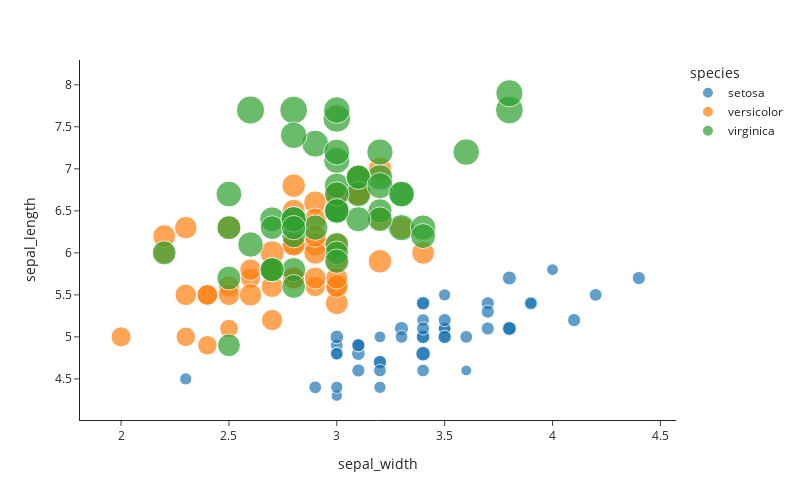

The cell this chart's notebook holds for it:
### Markdown cell above
6. There is one more property left that we didn't include into the plot so far. Include the `petal_width` to be shown as well when hovering over the data points:

### Code cell
px.scatter(
    df,
    x="sepal_width",
    y="sepal_length",
    color="species",
    size="petal_length",
    hover_data=["sepal_width", "petal_length"],  # list of column names to be displayed when hovering over data points, additional to those already shown
    template="simple_white",
    width=800,
    height=500,
)

### Figure 1 — Plotly figure (JSON) as saved in the notebook; plotly's stock layout.template omitted (floating-point values rounded to 4 significant figures)
{"data": [{"customdata": [[1.4], [1.4], [1.3], [1.5], [1.4], [1.7], [1.4], [1.5], [1.4], [1.5], [1.5], [1.6], [1.4], [1.1], [1.2], [1.5], [1.3], [1.4], [1.7], [1.5], [1.7], [1.5], [1.0], [1.7], [1.9], [1.6], [1.6], [1.5], [1.4], [1.6], [1.6], [1.5], [1.5], [1.4], [1.5], [1.2], [1.3], [1.5], [1.3], [1.5], [1.3], [1.3], [1.3], [1.6], [1.9], [1.4], [1.6], [1.4], [1.5], [1.4]], "hovertemplate": "species=setosa<br>sepal_width=%{x}<br>sepal_length=%{y}<br>petal_length=%{customdata[0]}<extra></extra>", "legendgroup": "setosa", "marker": {"color": "#1F77B4", "size": [1.4, 1.4, 1.3, 1.5, 1.4, 1.7, 1.4, 1.5, 1.4, 1.5, 1.5, 1.6, 1.4, 1.1, 1.2, 1.5, 1.3, 1.4, 1.7, 1.5, 1.7, 1.5, 1.0, 1.7, 1.9, 1.6, 1.6, 1.5, 1.4, 1.6, 1.6, 1.5, 1.5, 1.4, 1.5, 1.2, 1.3, 1.5, 1.3, 1.5, 1.3, 1.3, 1.3, 1.6, 1.9, 1.4, 1.6, 1.4, 1.5, 1.4], "sizemode": "area", "sizeref": 0.01725, "symbol": "circle"}, "mode": "markers", "name": "setosa", "orientation": "v", "showlegend": true, "type": "scatter", "x": [3.5, 3.0, 3.2, 3.1, 3.6, 3.9, 3.4, 3.4, 2.9, 3.1, 3.7, 3.4, 3.0, 3.0, 4.0, 4.4, 3.9, 3.5, 3.8, 3.8, 3.4, 3.7, 3.6, 3.3, 3.4, 3.0, 3.4, 3.5, 3.4, 3.2, 3.1, 3.4, 4.1, 4.2, 3.1, 3.2, 3.5, 3.1, 3.0, 3.4, 3.5, 2.3, 3.2, 3.5, 3.8, 3.0, 3.8, 3.2, 3.7, 3.3], "xaxis": "x", "y": [5.1, 4.9, 4.7, 4.6, 5.0, 5.4, 4.6, 5.0, 4.4, 4.9, 5.4, 4.8, 4.8, 4.3, 5.8, 5.7, 5.4, 5.1, 5.7, 5.1, 5.4, 5.1, 4.6, 5.1, 4.8, 5.0, 5.0, 5.2, 5.2, 4.7, 4.8, 5.4, 5.2, 5.5, 4.9, 5.0, 5.5, 4.9, 4.4, 5.1, 5.0, 4.5, 4.4, 5.0, 5.1, 4.8, 5.1, 4.6, 5.3, 5.0], "yaxis": "y"}, {"customdata": [[4.7], [4.5], [4.9], [4.0], [4.6], [4.5], [4.7], [3.3], [4.6], [3.9], [3.5], [4.2], [4.0], [4.7], [3.6], [4.4], [4.5], [4.1], [4.5], [3.9], [4.8], [4.0], [4.9], [4.7], [4.3], [4.4], [4.8], [5.0], [4.5], [3.5], [3.8], [3.7], [3.9], [5.1], [4.5], [4.5], [4.7], [4.4], [4.1], [4.0], [4.4], [4.6], [4.0], [3.3], [4.2], [4.2], [4.2], [4.3], [3.0], [4.1]], "hovertemplate": "species=versicolor<br>sepal_width=%{x}<br>sepal_length=%{y}<br>petal_length=%{customdata[0]}<extra></extra>", "legendgroup": "versicolor", "marker": {"color": "#FF7F0E", "size": [4.7, 4.5, 4.9, 4.0, 4.6, 4.5, 4.7, 3.3, 4.6, 3.9, 3.5, 4.2, 4.0, 4.7, 3.6, 4.4, 4.5, 4.1, 4.5, 3.9, 4.8, 4.0, 4.9, 4.7, 4.3, 4.4, 4.8, 5.0, 4.5, 3.5, 3.8, 3.7, 3.9, 5.1, 4.5, 4.5, 4.7, 4.4, 4.1, 4.0, 4.4, 4.6, 4.0, 3.3, 4.2, 4.2, 4.2, 4.3, 3.0, 4.1], "sizemode": "area", "sizeref": 0.01725, "symbol": "circle"}, "mode": "markers", "name": "versicolor", "orientation": "v", "showlegend": true, "type": "scatter", "x": [3.2, 3.2, 3.1, 2.3, 2.8, 2.8, 3.3, 2.4, 2.9, 2.7, 2.0, 3.0, 2.2, 2.9, 2.9, 3.1, 3.0, 2.7, 2.2, 2.5, 3.2, 2.8, 2.5, 2.8, 2.9, 3.0, 2.8, 3.0, 2.9, 2.6, 2.4, 2.4, 2.7, 2.7, 3.0, 3.4, 3.1, 2.3, 3.0, 2.5, 2.6, 3.0, 2.6, 2.3, 2.7, 3.0, 2.9, 2.9, 2.5, 2.8], "xaxis": "x", "y": [7.0, 6.4, 6.9, 5.5, 6.5, 5.7, 6.3, 4.9, 6.6, 5.2, 5.0, 5.9, 6.0, 6.1, 5.6, 6.7, 5.6, 5.8, 6.2, 5.6, 5.9, 6.1, 6.3, 6.1, 6.4, 6.6, 6.8, 6.7, 6.0, 5.7, 5.5, 5.5, 5.8, 6.0, 5.4, 6.0, 6.7, 6.3, 5.6, 5.5, 5.5, 6.1, 5.8, 5.0, 5.6, 5.7, 5.7, 6.2, 5.1, 5.7], "yaxis": "y"}, {"customdata": [[6.0], [5.1], [5.9], [5.6], [5.8], [6.6], [4.5], [6.3], [5.8], [6.1], [5.1], [5.3], [5.5], [5.0], [5.1], [5.3], [5.5], [6.7], [6.9], [5.0], [5.7], [4.9], [6.7], [4.9], [5.7], [6.0], [4.8], [4.9], [5.6], [5.8], [6.1], [6.4], [5.6], [5.1], [5.6], [6.1], [5.6], [5.5], [4.8], [5.4], [5.6], [5.1], [5.1], [5.9], [5.7], [5.2], [5.0], [5.2], [5.4], [5.1]], "hovertemplate": "species=virginica<br>sepal_width=%{x}<br>sepal_length=%{y}<br>petal_length=%{customdata[0]}<extra></extra>", "legendgroup": "virginica", "marker": {"color": "#2CA02C", "size": [6.0, 5.1, 5.9, 5.6, 5.8, 6.6, 4.5, 6.3, 5.8, 6.1, 5.1, 5.3, 5.5, 5.0, 5.1, 5.3, 5.5, 6.7, 6.9, 5.0, 5.7, 4.9, 6.7, 4.9, 5.7, 6.0, 4.8, 4.9, 5.6, 5.8, 6.1, 6.4, 5.6, 5.1, 5.6, 6.1, 5.6, 5.5, 4.8, 5.4, 5.6, 5.1, 5.1, 5.9, 5.7, 5.2, 5.0, 5.2, 5.4, 5.1], "sizemode": "area", "sizeref": 0.01725, "symbol": "circle"}, "mode": "markers", "name": "virginica", "orientation": "v", "showlegend": true, "type": "scatter", "x": [3.3, 2.7, 3.0, 2.9, 3.0, 3.0, 2.5, 2.9, 2.5, 3.6, 3.2, 2.7, 3.0, 2.5, 2.8, 3.2, 3.0, 3.8, 2.6, 2.2, 3.2, 2.8, 2.8, 2.7, 3.3, 3.2, 2.8, 3.0, 2.8, 3.0, 2.8, 3.8, 2.8, 2.8, 2.6, 3.0, 3.4, 3.1, 3.0, 3.1, 3.1, 3.1, 2.7, 3.2, 3.3, 3.0, 2.5, 3.0, 3.4, 3.0], "xaxis": "x", "y": [6.3, 5.8, 7.1, 6.3, 6.5, 7.6, 4.9, 7.3, 6.7, 7.2, 6.5, 6.4, 6.8, 5.7, 5.8, 6.4, 6.5, 7.7, 7.7, 6.0, 6.9, 5.6, 7.7, 6.3, 6.7, 7.2, 6.2, 6.1, 6.4, 7.2, 7.4, 7.9, 6.4, 6.3, 6.1, 7.7, 6.3, 6.4, 6.0, 6.9, 6.7, 6.9, 5.8, 6.8, 6.7, 6.7, 6.3, 6.5, 6.2, 5.9], "yaxis": "y"}], "layout": {"height": 500, "legend": {"itemsizing": "constant", "title": {"text": "species"}, "tracegroupgap": 0}, "margin": {"t": 60}, "width": 800, "xaxis": {"anchor": "y", "domain": [0, 1], "title": {"text": "sepal_width"}}, "yaxis": {"anchor": "x", "domain": [0, 1], "title": {"text": "sepal_length"}}}}
